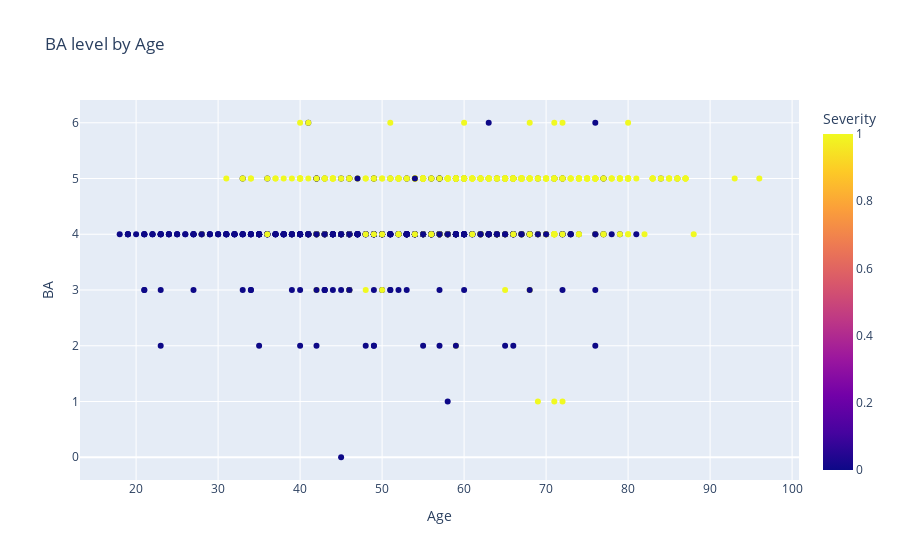

Notebook code cell kept with this figure:
### Code cell
# fourth visualizeation, scatterplot
# Scatterplot between age and BA level, with color representing Severity level
ageBA = px.scatter(df, x="Age", y="BA", color='Severity', title = 'BA level by Age')
ageBA.show()

### Figure 1 — Plotly figure (JSON) as saved in the notebook; plotly's stock layout.template omitted (floating-point values rounded to 4 significant figures; data arrays with more than 128 entries replaced by an {"elided": "..."} marker saying what was removed)
{"data": [{"hovertemplate": "Age=%{x}<br>BA=%{y}<br>Severity=%{marker.color}<extra></extra>", "legendgroup": "", "marker": {"color": {"elided": "961 int values"}, "coloraxis": "coloraxis", "symbol": "circle"}, "mode": "markers", "name": "", "orientation": "v", "showlegend": false, "type": "scatter", "x": {"elided": "961 int values"}, "xaxis": "x", "y": {"elided": "961 int values"}, "yaxis": "y"}], "layout": {"autosize": true, "coloraxis": {"colorbar": {"title": {"text": "Severity"}}, "colorscale": [[0, "#0d0887"], [0.1111, "#46039f"], [0.2222, "#7201a8"], [0.3333, "#9c179e"], [0.4444, "#bd3786"], [0.5556, "#d8576b"], [0.6667, "#ed7953"], [0.7778, "#fb9f3a"], [0.8889, "#fdca26"], [1, "#f0f921"]]}, "legend": {"tracegroupgap": 0}, "title": {"text": "BA level by Age"}, "xaxis": {"anchor": "y", "autorange": true, "domain": [0, 1], "range": [13.27, 100.7], "title": {"text": "Age"}, "type": "linear"}, "yaxis": {"anchor": "x", "autorange": true, "domain": [0, 1], "range": [-0.4951, 6.495], "title": {"text": "BA"}, "type": "linear"}}}
